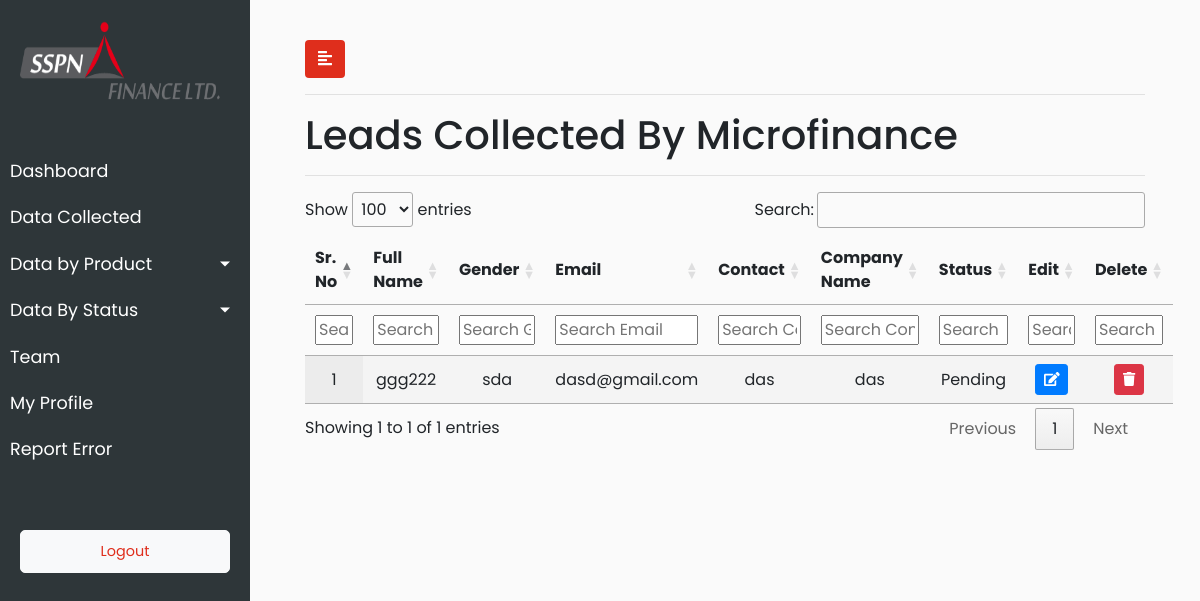
Before: /micro_finance/ (signed in) with the older database file.
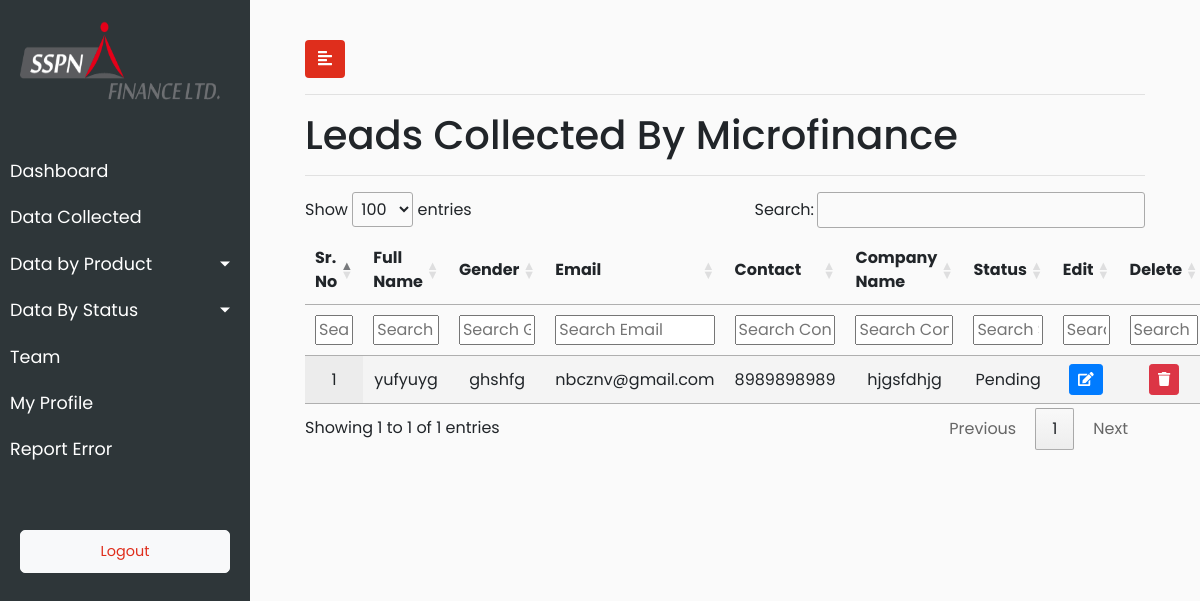
After: the same page with the newer database file.
### sspn_lead_manager_app/models.py (models this page shows, shortened)
class AllLeads(models.Model):
        city_choices=(('Mumbai','Mumbai'),
        ('Delhi','Delhi'),
        ('Banglore','Banglore'),
        ('Pune','Pune'),
        ('Ahmedabad','Ahmedabad'),
        ('Other','Other'))
        profession_type_choices=(('Salaried','Salaried'),
                        ('Business','Business'),
                        ('Self Employed','Self Employed'),
                        ('Other','Other'))
        product_type_choices=(('MicroFinance','MicroFinance'),
                        ('InstantSalary','InstantSalary'),
                        ('ConsumerFinance','ConsumerFinance'))
        status_type_choices=(('Pending','Pending'),
                        ('InProcess','InProcess'),
                        ('Approved','Approved'),
                        ('Rejected','Rejected'))
        sr_no = models.IntegerField(default=1)
        full_name = models.CharField(max_length=920)
        gender = models.CharField(max_length=920,blank=True)
        email = models.EmailField(max_length=920)
        contact = models.CharField(max_length=12,blank=True)
        company_name = models.CharField(max_length=920,blank=True)
        product_interested_in = models.CharField(choices=product_type_choices,max_length=920,blank=True)
        status = models.CharField(choices=status_type_choices,max_length=920,blank=True,default='Pending')
        date_of_entry = models.DateTimeField(default=timezone.now, null=True)
        city = models.CharField(choices=city_choices,max_length=920,blank=True)
        profession = models.CharField(choices=profession_type_choices,max_length=920,blank=True)
        class Meta:
            verbose_name_plural = "All Leads Lists"
            verbose_name = "Lead"

### sspn_lead_manager_app/views.py (the view)
# urls.py: path("micro_finance/" , views.micro_finance, name="MicroFinance"),
@login_required(login_url='/user_login')
def micro_finance(request):
    user_role = request.user.role
    product_microfinance = AllLeads.objects.all().filter(product_interested_in='MicroFinance')
    data = {'product_microfinance':product_microfinance,'user_role':user_role}
    return render(request,'sspn_lead_manager_app/micro_finance.html',data)

### sspn_lead_manager_app/templates/sspn_lead_manager_app/micro_finance.html (shortened to what this page needs)
{% extends 'sspn_lead_manager_app/base.html' %}
{% load static %}
{% block stylesheets %}
<link rel="stylesheet" href="//cdn.datatables.net/1.10.19/css/jquery.dataTables.min.css">
{% endblock stylesheets %}
{% block content %}
<h1>Leads Collected By Microfinance</h1>
<hr>
<div>
{% if product_microfinance %}
    <table id="test_table" class="display" style="width: 100%">
        <thead>
            <tr>
                <th scope="col">Sr. No</th>
                <th scope="col">Full Name</th>
                <th scope="col">Gender</th>
                <th scope="col">Email</th>
                <th scope="col">Contact</th>
                <th scope="col">Company Name</th>
                <th scope="col">Status</th>
                <th scope="col">Edit</th>
                {% if user_role == 1 %}
                <th scope="col">Delete</th>
                {% endif %}
            </tr>
            <tr>
                <th>Sr. No</th>
                <th>Full Name</th>
                <th>Gender</th>
                <th>Email</th>
                <th>Contact</th>
                <th>Company Name</th>
                <th>Status</th>
                <th>Edit</th>
                {% if user_role == 1 %}
                <th>Delete</th>
                {% endif %}
            </tr>
        </thead>
        <tbody>
        {% for microfinance in product_microfinance %}
            <tr>
                <td>{{ microfinance.sr_no }}</td>
                <td>{{ microfinance.full_name }}</td>
                <td>{{ microfinance.gender }}</td>
                <td>{{ microfinance.email }}</td>
                <td>{{ microfinance.contact }}</td>
                <td>{{ microfinance.company_name }}</td>
                <td>{{ microfinance.status }}</td>
                <td>
                            <button type="button" class="update-lead btn btn-sm btn-primary" data-id="{% url 'sspn_lead_manager_app:leads_product_update' microfinance.pk %}">
                                <span class="fa fa-edit"></span>
                            </button>
                        </td>
                        {% if user_role == 1 %}
                        <td>
                            <button type="button" class="delete-lead btn btn-sm btn-danger" data-id="{% url 'sspn_lead_manager_app:leads_product_delete' microfinance.pk %}">
                                <span class="fa fa-trash"></span>
                            </button>
                        </td>
                        {% endif %}
            </tr>
            {% endfor %}
            </tbody>
    </table>
    {% else %}
            <p class="no-leads text-primary">No entry added yet.</p>
    {% endif %}
</div>
{% endblock %}

### sspn_lead_manager_app/templates/sspn_lead_manager_app/base.html (shortened to what this page needs)
<!DOCTYPE html>
<html>
{% load static %}
<head>
    <link rel="stylesheet" href="https://stackpath.bootstrapcdn.com/bootstrap/4.1.0/css/bootstrap.min.css">
    <link rel="stylesheet" href="{% static 'sspn_lead_manager_app/css/style.css' %}">
    <link rel="stylesheet" href="https://cdnjs.cloudflare.com/ajax/libs/malihu-custom-scrollbar-plugin/3.1.5/jquery.mCustomScrollbar.min.css">
    {% block stylesheets %}
    {% endblock stylesheets %}
</head>
<body>
    <div class="wrapper">
        <nav id="sidebar">
            <div class="sidebar-header">
                <h4><img src="{% static 'sspn_lead_manager_app/img/logo_sspn.png' %}" style="height:80px;width: 200px"></h4>
            </div>
            <ul class="list-unstyled components">
                <li>
                    <a href="{% url 'sspn_lead_manager_app:index' %}">Dashboard</a>
                </li>
                <li>
                    <a href="{% url 'sspn_lead_manager_app:leads_collected' %}">Data Collected</a>
                </li>
                <li>
                    <a href="#homeSubmenu" data-toggle="collapse" aria-expanded="false" class="dropdown-toggle">Data by Product</a>
                </li>
                <li>
                    <a href="#homeSubmenu1" data-toggle="collapse" aria-expanded="false" class="dropdown-toggle">Data By Status</a>
                </li>
                {% if user_role == 1 %}
                <li>
                    <a href="{% url 'sspn_lead_manager_app:team_sspn' %}">Team</a>
                </li>
                {% endif %}
                <li>
                    <a href="{% url 'sspn_lead_manager_app:user_profile' %}">My Profile</a>
                </li>
                <li>
                    <a href="{% url 'sspn_lead_manager_app:report_error' %}">Report Error</a>
                </li>
            </ul>
            <ul class="list-unstyled CTAs">
                <li>
                    <a href="{% url 'sspn_lead_manager_app:sign_out' %}" class="btn btn-light">
                        <font color="#df2e1c">Logout</font>
                    </a>
                </li>
            </ul>
        </nav>
        <div id="content">
            <div class="container-fluid">
                <button type="button" id="sidebarCollapse" class="btn" style="background-color: #df2e1c;color: white">
                    <i class="fas fa-align-left"></i>
                </button>
                <hr>
                {% block content %}
                {% endblock %}
            </div>
        </div>
</div>
</body>
</html>

### sspn_lead_manager_app/static/sspn_lead_manager_app/css/style.css (style rules this page uses)
body { font-family: 'Poppins', sans-serif; background: #fafafa; }
a, a:hover, a:focus { color: inherit; text-decoration: none; transition: all 0.3s; }
.wrapper { display: flex; width: 100%; }
#sidebar { width: 250px; position: fixed; top: 0; left: 0; height: 100vh; z-index: 999; background: #2E3639; color: #fff; transition: all 0.3s; }
#sidebar .sidebar-header { padding: 20px; background: #2E3639; }
#sidebar ul.components { padding: 20px 0; border-bottom: 1px solid #2E3639; }
#sidebar ul li a { padding: 10px; font-size: 1.1em; display: block; }
a[data-toggle="collapse"] { position: relative; }
.dropdown-toggle::after { display: block; position: absolute; top: 50%; right: 20px; transform: translateY(-50%); }
ul.CTAs { padding: 20px; }
ul.CTAs a { text-align: center; font-size: 0.9em !important; display: block; border-radius: 5px; margin-bottom: 5px; }
#content { width: calc(100% - 250px); padding: 40px; min-height: 100vh; transition: all 0.3s; position: absolute; top: 0; right: 0; }
#test_table { text-align: center; }

Changed rows visible on the page:
removed AllLeads: sr_no "1", full_name "ggg222", gender "sda", email "dasd@gmail.com", contact "das", company_name "das", status "Pending"
added AllLeads: sr_no "1", full_name "yufyuyg", gender "ghshfg", email "nbcznv@gmail.com", contact "8989898989", company_name "hjgsfdhjg", status "Pending"
